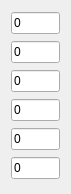
  <widget class="QWidget" name="layoutWidget">
   <property name="geometry">
    <rect>
     <x>201</x>
     <y>348</y>
     <width>71</width>
     <height>194</height>
    </rect>
   </property>
   <layout class="QGridLayout" name="gridLayout">
    <item row="0" column="0">
     <widget class="QLineEdit" name="lESensitivityFx">
      <property name="contextMenuPolicy">
       <enum>Qt::NoContextMenu</enum>
      </property>
      <property name="text">
       <string>0</string>
      </property>
     </widget>
    </item>
    <item row="5" column="0">
     <widget class="QLineEdit" name="lESensitivityTz">
      <property name="contextMenuPolicy">
       <enum>Qt::NoContextMenu</enum>
      </property>
      <property name="text">
       <string>0</string>
      </property>
     </widget>
    </item>
    <item row="2" column="0">
     <widget class="QLineEdit" name="lESensitivityFz">
      <property name="contextMenuPolicy">
       <enum>Qt::NoContextMenu</enum>
      </property>
      <property name="text">
       <string>0</string>
      </property>
     </widget>
    </item>
    <item row="4" column="0">
     <widget class="QLineEdit" name="lESensitivityTy">
      <property name="contextMenuPolicy">
       <enum>Qt::NoContextMenu</enum>
      </property>
      <property name="text">
       <string>0</string>
      </property>
     </widget>
    </item>
    <item row="1" column="0">
     <widget class="QLineEdit" name="lESensitivityFy">
      <property name="contextMenuPolicy">
       <enum>Qt::NoContextMenu</enum>
      </property>
      <property name="text">
       <string>0</string>
      </property>
     </widget>
    </item>
    <item row="3" column="0">
     <widget class="QLineEdit" name="lESensitivityTx">
      <property name="contextMenuPolicy">
       <enum>Qt::NoContextMenu</enum>
      </property>
      <property name="text">
       <string>0</string>
      </property>
     </widget>
    </item>
   </layout>
  </widget>
